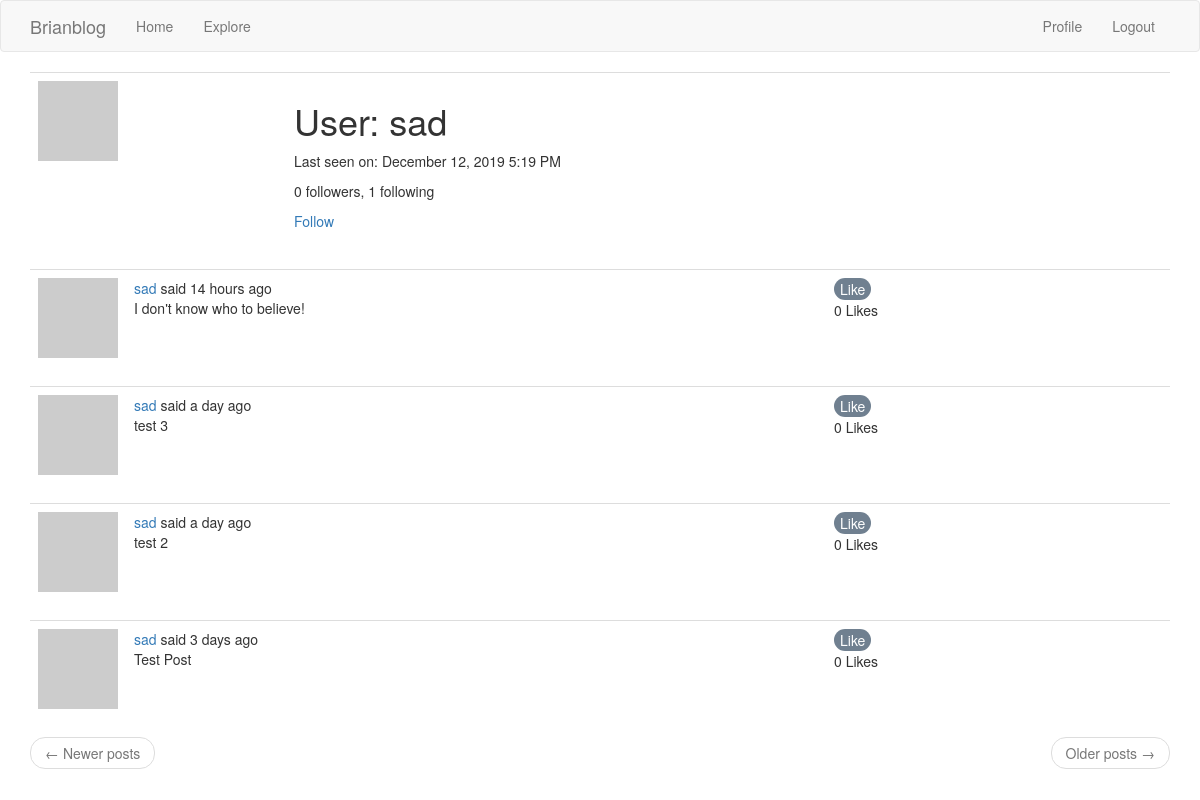
Page /user/sad (signed in) on the committed database.
### app/models.py (models this page shows, shortened)
class User(UserMixin, db.Model):
    id = db.Column(db.Integer, primary_key=True)
    username = db.Column(db.String(64), index=True, unique=True)
    email = db.Column(db.String(120), index=True, unique=True)
    password_hash = db.Column(db.String(128))
    posts = db.relationship('Post', backref='author', lazy='dynamic')
    about_me = db.Column(db.String(140))
    last_seen = db.Column(db.DateTime, default=datetime.utcnow)
    followed = db.relationship(
        'User', secondary=followers,
        primaryjoin=(followers.c.follower_id == id),
        secondaryjoin=(followers.c.followed_id == id),
        backref=db.backref('followers', lazy='dynamic'), lazy='dynamic')
    def avatar(self, size):
        digest = md5(self.email.lower().encode('utf-8')).hexdigest()
        return 'https://www.gravatar.com/avatar/{}?d=identicon&s={}'.format(
            digest, size)
    def is_following(self, user):
        return self.followed.filter(
            followers.c.followed_id == user.id).count() > 0

class Post(db.Model):
    id = db.Column(db.Integer, primary_key=True)
    body = db.Column(db.String(140))
    timestamp = db.Column(db.DateTime, index=True, default=datetime.utcnow)
    user_id = db.Column(db.Integer, db.ForeignKey('user.id'))

### app/routes.py (the view)
@app.route('/user/<username>')
@login_required
def user(username):
    user = User.query.filter_by(username=username).first_or_404()
    page = request.args.get('page', 1, type=int)
    posts = user.posts.order_by(Post.timestamp.desc()).paginate(
        page, app.config['POSTS_PER_PAGE'], False)
    next_url = url_for('user', username=user.username, page=posts.next_num) \
        if posts.has_next else None
    prev_url = url_for('user', username=user.username, page=posts.prev_num) \
        if posts.has_prev else None
    return render_template('user.html', user=user, posts=posts.items,
                           next_url=next_url, prev_url=prev_url)

### app/models.py (called while the page is built)
@login.user_loader
def load_user(id):
    return User.query.get(int(id))

### app/routes.py (called while the page is built)
@app.before_request
def before_request():
    if current_user.is_authenticated:
        current_user.last_seen = datetime.utcnow()
        db.session.commit()
    g.locale = str(get_locale())

### app/templates/user.html (shortened to what this page needs)
{% extends "base.html" %}
{% block app_content %}
    <table class="table table-hover">
        <tr>
            <td width="256px"><img src="{{ user.avatar(256) }}"></td>
            <td>
                <h1>{{ _('User') }}: {{ user.username }}</h1>
                {% if user.last_seen %}
                <p>{{ _('Last seen on') }}: {{ moment(user.last_seen).format('LLL') }}</p>
                {% endif %}
                <p>{{ _('%(count)d followers', count=user.followers.count()) }}, {{ _('%(count)d following', count=user.followed.count()) }}</p>
                {% if user == current_user %}
                <p><a href="{{ url_for('edit_profile') }}">{{ _('Edit your profile') }}</a></p>
                {% elif not current_user.is_following(user) %}
                <p><a href="{{ url_for('follow', username=user.username) }}">{{ _('Follow') }}</a></p>
                {% else %}
                <p><a href="{{ url_for('unfollow', username=user.username) }}">{{ _('Unfollow') }}</a></p>
                {% endif %}
            </td>
        </tr>
    </table>
    {% for post in posts %}
        {% include '_post.html' %}
    {% endfor %}
    <nav aria-label="...">
        <ul class="pager">
            <li class="previous{% if not prev_url %} disabled{% endif %}">
                <a href="{{ prev_url or '#' }}">
                    <span aria-hidden="true">&larr;</span> {{ _('Newer posts') }}
                </a>
            </li>
            <li class="next{% if not next_url %} disabled{% endif %}">
                <a href="{{ next_url or '#' }}">
                    {{ _('Older posts') }} <span aria-hidden="true">&rarr;</span>
                </a>
            </li>
        </ul>
    </nav>
{% endblock %}

### app/templates/_post.html (shortened to what this page needs)
<table class="table table-hover">
    <tr>
        <td width="70px">
            <a href="{{ url_for('user', username=post.author.username) }}">
                <img src="{{ post.author.avatar(70) }}" />
            </a>
        </td>
        <td width = "700px">
            {{ _('%(username)s said %(when)s',
                username=user_link, when=moment(post.timestamp).fromNow()) }}
            <br>
            {{ post.body }}
        </td>
        <td>
            <button onClick="like()">Like</button>
            <p id="likes">0 Likes</p>
        </td>
    </tr>
</table>

### app/templates/_post.html (style rules this page uses)
button { background-color:slategray; color:white; border:none; border-radius:20px; }

### rows in the picture
User: username "sad", last_seen "December 12, 2019 5:19 PM"
Post: body "I don't know who to believe!"
Post: body "test 3"
Post: body "test 2"
Post: body "Test Post"
